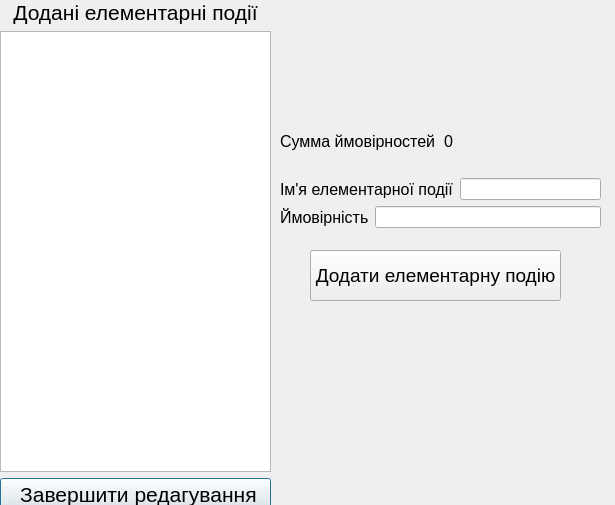
<?xml version="1.0" encoding="UTF-8"?>
<ui version="4.0">
 <class>AddElementaryEvents</class>
 <widget class="QDialog" name="AddElementaryEvents">
  <property name="geometry">
   <rect>
    <x>0</x>
    <y>0</y>
    <width>615</width>
    <height>505</height>
   </rect>
  </property>
  <property name="windowTitle">
   <string>Dialog</string>
  </property>
  <widget class="QWidget" name="verticalLayoutWidget">
   <property name="geometry">
    <rect>
     <x>0</x>
     <y>0</y>
     <width>271</width>
     <height>511</height>
    </rect>
   </property>
   <layout class="QVBoxLayout" name="verticalLayout">
    <item>
     <widget class="QLabel" name="listName">
      <property name="font">
       <font>
        <pointsize>16</pointsize>
       </font>
      </property>
      <property name="locale">
       <locale language="Ukrainian" country="Ukraine"/>
      </property>
      <property name="text">
       <string>Додані елементарні події</string>
      </property>
      <property name="alignment">
       <set>Qt::AlignCenter</set>
      </property>
     </widget>
    </item>
    <item>
     <widget class="QListWidget" name="elemEventsList"/>
    </item>
    <item>
     <widget class="QPushButton" name="addEvent">
      <property name="font">
       <font>
        <pointsize>16</pointsize>
       </font>
      </property>
      <property name="locale">
       <locale language="Ukrainian" country="Ukraine"/>
      </property>
      <property name="text">
       <string> Завершити редагування</string>
      </property>
     </widget>
    </item>
   </layout>
  </widget>
  <widget class="QPushButton" name="addElementaryEvent">
   <property name="geometry">
    <rect>
     <x>310</x>
     <y>250</y>
     <width>251</width>
     <height>51</height>
    </rect>
   </property>
   <property name="font">
    <font>
     <pointsize>14</pointsize>
    </font>
   </property>
   <property name="text">
    <string>Додати елементарну подію</string>
   </property>
  </widget>
  <widget class="QWidget" name="">
   <property name="geometry">
    <rect>
     <x>280</x>
     <y>110</y>
     <width>321</width>
     <height>118</height>
    </rect>
   </property>
   <layout class="QVBoxLayout" name="verticalLayout_2">
    <item>
     <layout class="QHBoxLayout" name="horizontalLayout_3">
      <item>
       <widget class="QLabel" name="generousProbabilityName">
        <property name="font">
         <font>
          <pointsize>12</pointsize>
         </font>
        </property>
        <property name="text">
         <string>Сумма ймовірностей</string>
        </property>
       </widget>
      </item>
      <item>
       <widget class="QLabel" name="generousProbability">
        <property name="font">
         <font>
          <pointsize>12</pointsize>
         </font>
        </property>
        <property name="text">
         <string>0</string>
        </property>
       </widget>
      </item>
     </layout>
    </item>
    <item>
     <layout class="QHBoxLayout" name="horizontalLayout_2">
      <item>
       <widget class="QLabel" name="elementaryEventName">
        <property name="font">
         <font>
          <pointsize>12</pointsize>
         </font>
        </property>
        <property name="locale">
         <locale language="Ukrainian" country="Ukraine"/>
        </property>
        <property name="text">
         <string>Ім'я елементарної події</string>
        </property>
       </widget>
      </item>
      <item>
       <widget class="QLineEdit" name="addElemEventName"/>
      </item>
     </layout>
    </item>
    <item>
     <layout class="QHBoxLayout" name="horizontalLayout">
      <item>
       <widget class="QLabel" name="probabilityName">
        <property name="font">
         <font>
          <pointsize>12</pointsize>
         </font>
        </property>
        <property name="locale">
         <locale language="Ukrainian" country="Ukraine"/>
        </property>
        <property name="text">
         <string>Ймовірність</string>
        </property>
       </widget>
      </item>
      <item>
       <widget class="QLineEdit" name="addProbability"/>
      </item>
     </layout>
    </item>
   </layout>
  </widget>
 </widget>
 <resources/>
 <connections/>
</ui>
